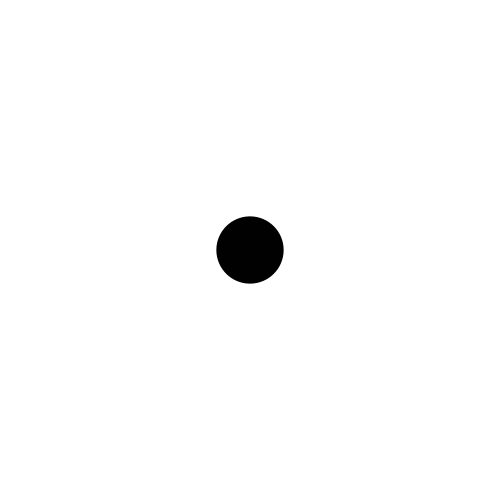
Frame 1 (no input)
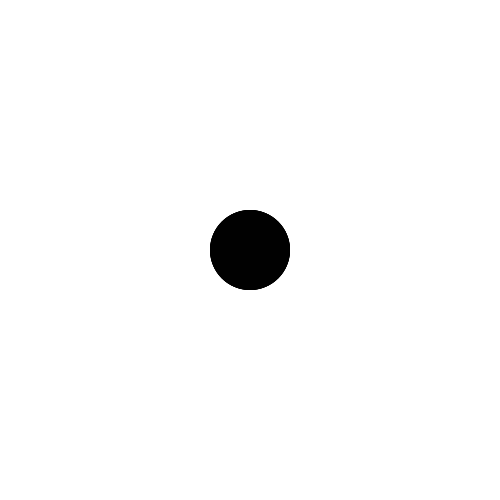
Frame 60 (the mouse pressed at the canvas centre just before this capture)
Frame 120 (the mouse held since frame 60 and released just before this capture): identical to frame 60, image omitted

The Processing sketch that drew these frames (run headless with seeded random() and noise(); from frame 60 on, the mouse is pressed at the canvas centre):

// Processing sketch: processing_126994
// ── processing_126994.pde

int counter;

void setup() {  //setup function called initially, only once
  size(500, 500);
  background(255);  //set background white
  colorMode(HSB);   //set colors to Hue, Saturation, Brightness mode
  counter = 0;
}

void draw() {  //draw function loops 
  counter++;
  noStroke();
  fill(1);
  
  if(mousePressed == true) { //add some interaction
    ellipse(mouseX, mouseY, 20, 20);
  }
  else {
    ellipse(width/2, height/2, 80*sin(counter), 80*sin(counter));
  }
}
